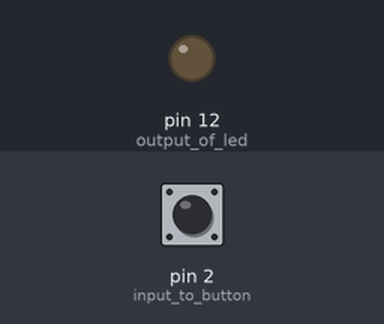
Bench run of a sketch on a simulated Arduino Uno, built with avr-gcc and run on an emulated ATmega328P. Shown: output pins drawn as LEDs (lit = HIGH). The inputs (shaded band) are chosen by the test bench; at power-on: pin 2 (input_to_button) LOW.

Above: at 1.2 s.
1.3 s: pin 2 (input_to_button) pulled HIGH for 0.15 s
At 1.37 s:
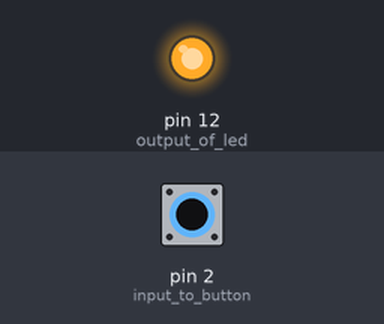
2.9 s: pin 2 (input_to_button) pulled HIGH for 3.2 s
At 6.4 s:
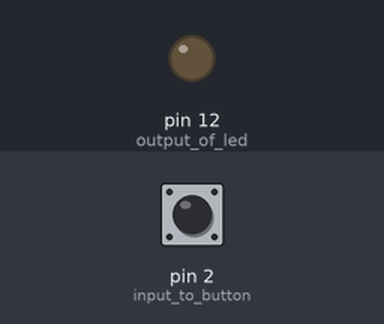
Timing chart, 0 to 7.9 s (numbered marks = the images above; inputs shaded):
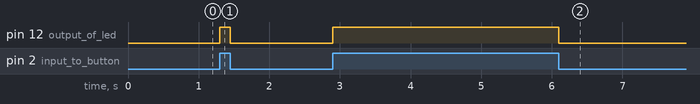

Measured:
- after the input at 1.3 s, pin 12 (output_of_led): LOW → HIGH at once, → LOW 0.15 s later
- after the input at 2.9 s, pin 12 (output_of_led): LOW → HIGH at once, → LOW 3.2 s later

The sketch:

code.ino
```cpp
void setup() {
  // put your setup code here, to run once:
  //yellow wires are to send 5v/0v when butoon is pressed
  pinMode(2, INPUT);//input to button
  pinMode(12, OUTPUT);//output of led
}

void loop() {
  // put your main code here, to run repeatedly:
  if(digitalRead(2)==HIGH){//when button is pressed
    digitalWrite(12, HIGH);
  }else{//button is not pressed
    digitalWrite(12, LOW);
  }

}
//note instructor said to use a large resistor to connect button to ground(yellow wire)
```
